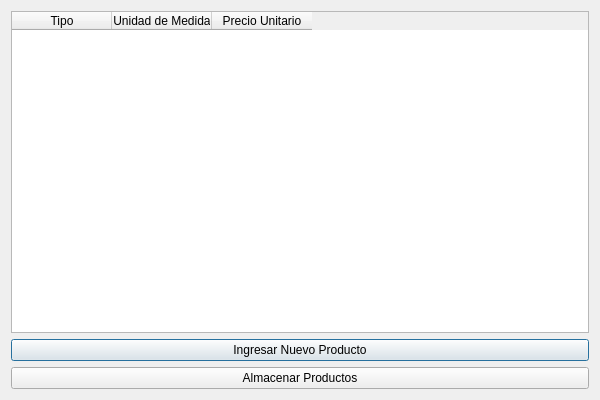
<?xml version="1.0" encoding="UTF-8"?>
<ui version="4.0">
 <class>DatosMaestrosDialog</class>
 <widget class="QDialog" name="DatosMaestrosDialog">
  <property name="geometry">
   <rect>
    <x>0</x>
    <y>0</y>
    <width>600</width>
    <height>400</height>
   </rect>
  </property>
  <property name="windowTitle">
   <string>Datos Maestros de Productos</string>
  </property>
  <layout class="QVBoxLayout" name="verticalLayout">
   <item>
    <widget class="QTableWidget" name="tableWidget">
     <property name="columnCount">
      <number>3</number>
     </property>
     <property name="rowCount">
      <number>0</number>
     </property>
     <column>
      <property name="text">
       <string>Tipo</string>
      </property>
     </column>
     <column>
      <property name="text">
       <string>Unidad de Medida</string>
      </property>
     </column>
     <column>
      <property name="text">
       <string>Precio Unitario</string>
      </property>
     </column>
    </widget>
   </item>
   <item>
    <widget class="QPushButton" name="btnIngresar">
     <property name="text">
      <string>Ingresar Nuevo Producto</string>
     </property>
    </widget>
   </item>
   <item>
    <widget class="QPushButton" name="btnAlmacenar">
     <property name="text">
      <string>Almacenar Productos</string>
     </property>
    </widget>
   </item>
  </layout>
 </widget>
</ui>
